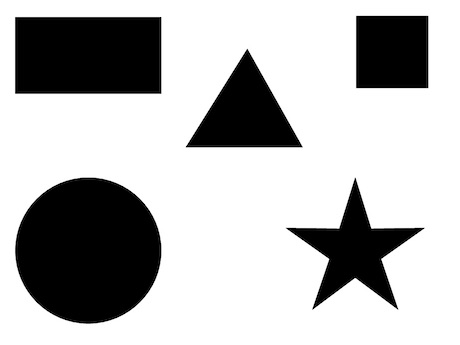
#> input picture img/5shapes.jpg, 460 x 345 px, found by its file name
$ python workshop_shape.py   (older library calls are emulated)
#> lines starting #> are read from the running program, lines starting #| are printed output that depends on the picture; after the words box and inside, x2 and y2 are one past the last pixel; in counts of white or black regions, pixels touching at a corner belong together
"""
opencv

출처

제목: 파이썬으로 만드는 OpenCV 프로젝트
저자: 이세우
출판: 프로그래밍인사이트
"""
"""
요약

[예제 7-17] 도형 알아맞히기 워크숍
"""
import cv2
import numpy as np

img = cv2.imread(filename="../img/5shapes.jpg")
#> img is the input picture: shape (345, 460, 3); min 0, max 255, mean 183.4
img2 = img.copy()

gray = cv2.cvtColor(src=img, code=cv2.COLOR_BGR2GRAY)
ret, th = cv2.threshold(src=gray, thresh=127, maxval=255, type=cv2.THRESH_BINARY_INV)
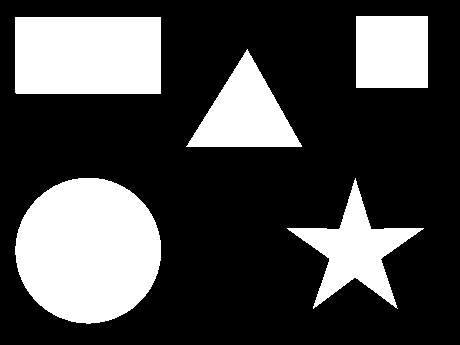
#> th: shape (345, 460); 28.1% white; 5 white regions

im, contours, hierarchy = cv2.findContours(image=th, mode=cv2.RETR_EXTERNAL, method=cv2.CHAIN_APPROX_SIMPLE)
#> contours = 5 contours; box (x1, y1, x2, y2) and area: (15, 178, 161, 324) 16485, (15, 17, 161, 94) 11020, (287, 178, 424, 309) 5586, (186, 49, 302, 147) 5560, (356, 16, 428, 88) 5041

#> (the run stopped early here; a loop or call above may not have finished)

$ run again, with img/4star.jpg copied over img/5shapes.jpg
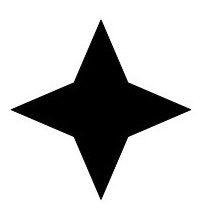
#> input picture img/4star.jpg, 210 x 211 px, found by its file name
#> img is the input picture: shape (211, 210, 3); min 0, max 255, mean 197.9
#> `ret, th = cv2.threshold(src=gray, thresh=127, maxval=255, type=cv2.THR..`:
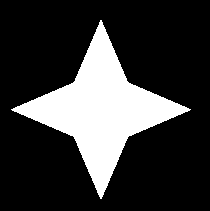
#> th: shape (211, 210); 22.4% white; 1 white region
#> contours = 1 contour; box (x1, y1, x2, y2) and area: (11, 20, 191, 199) 9675
